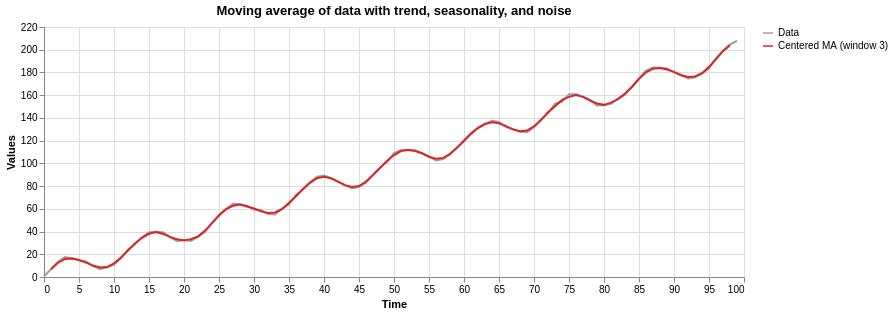

This figure's notebook cell:
### Markdown cell above
It's not perfect (the peaks and troughs get flattened a bit) but it clearly picks up the periodic pattern.

Finally, trend, seasonality, and noise together. Note we add the noise **once**: each component is built separately and then summed.

### Code cell
trend_seasonal = 2.0 * time + 10 * np.sin(2 * np.pi * time / 12) + noise
ma_trend_seasonal = pd.Series(trend_seasonal).rolling(window=3, center=True).mean()

overlay(time, {"Data": trend_seasonal, "Centered MA (window 3)": ma_trend_seasonal},
        "Moving average of data with trend, seasonality, and noise")

### Figure 1 — Vega-Lite specification as saved in the notebook (floating-point values rounded to 4 significant figures; data arrays with more than 128 entries replaced by an {"elided": "..."} marker saying what was removed)
{"config": {"view": {"continuousWidth": 300, "continuousHeight": 300}}, "data": {"name": "data-6cc0d2dc8645b3d4cda6b046bc97d94c"}, "mark": {"type": "line", "strokeWidth": 2}, "encoding": {"color": {"field": "series", "scale": {"domain": ["Data", "Centered MA (window 3)"], "range": ["#9e9e9e", "#d62728"]}, "title": null, "type": "nominal"}, "tooltip": [{"field": "x", "title": "Time", "type": "quantitative"}, {"field": "series", "type": "nominal"}, {"field": "value", "format": ".2f", "type": "quantitative"}], "x": {"field": "x", "title": "Time", "type": "quantitative"}, "y": {"field": "value", "scale": {"zero": false}, "title": "Values", "type": "quantitative"}}, "height": 250, "title": "Moving average of data with trend, seasonality, and noise", "width": 700, "$schema": "https://vega.github.io/schema/vega-lite/v6.4.1.json", "datasets": {"data-6cc0d2dc8645b3d4cda6b046bc97d94c": {"elided": "200 records"}}}
